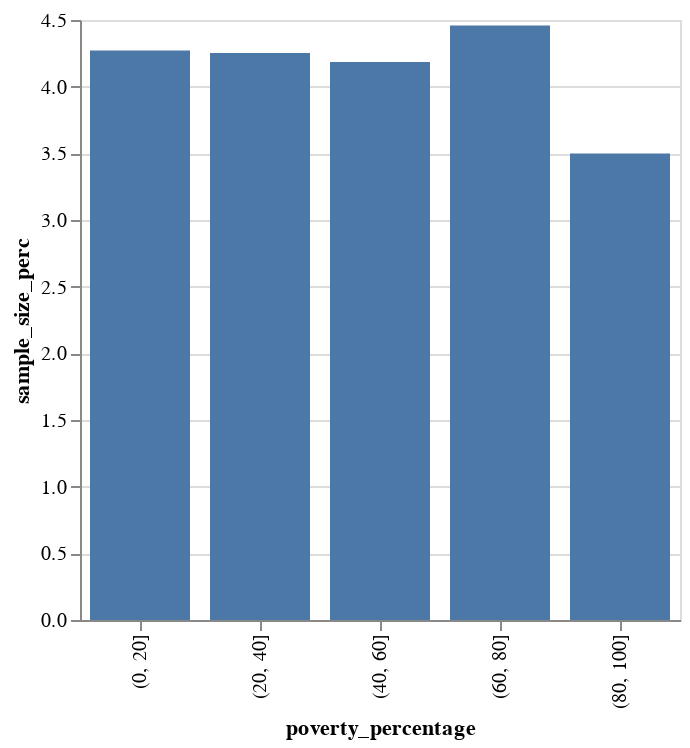

The cell this chart's notebook holds for it:
### Code cell
# 
alt.Chart(temp).mark_bar(size=50).encode(
    alt.X('poverty_percentage:N'),
    alt.Y('sample_size_perc'),
    # color = alt.Color('color',scale=None),
    tooltip=[alt.Tooltip('poverty_percentage'),
             alt.Tooltip('sample_size_perc')]
).properties(width=300, height=300).interactive()

### Figure 1 — Vega-Lite specification as saved in the notebook (floating-point values rounded to 4 significant figures)
{"config": {"view": {"continuousWidth": 400, "continuousHeight": 300}}, "data": {"name": "data-5cc0268b4135439a20ccca9548940969"}, "mark": {"type": "bar", "size": 50}, "encoding": {"tooltip": [{"type": "nominal", "field": "poverty_percentage"}, {"type": "quantitative", "field": "sample_size_perc"}], "x": {"type": "nominal", "field": "poverty_percentage"}, "y": {"type": "quantitative", "field": "sample_size_perc"}}, "height": 300, "selection": {"selector022": {"type": "interval", "bind": "scales", "encodings": ["x", "y"]}}, "width": 300, "$schema": "https://vega.github.io/schema/vega-lite/v4.8.1.json", "datasets": {"data-5cc0268b4135439a20ccca9548940969": [{"poverty_percentage": "(0, 20]", "mean_device_count": 54.19, "sample_size_perc": 4.27, "color": "#45a0d1"}, {"poverty_percentage": "(20, 40]", "mean_device_count": 54.91, "sample_size_perc": 4.252, "color": "#45a0d1"}, {"poverty_percentage": "(40, 60]", "mean_device_count": 54.54, "sample_size_perc": 4.184, "color": "#45a0d1"}, {"poverty_percentage": "(60, 80]", "mean_device_count": 47.37, "sample_size_perc": 4.459, "color": "#45a0d1"}, {"poverty_percentage": "(80, 100]", "mean_device_count": 47.22, "sample_size_perc": 3.499, "color": "#45a0d1"}]}}
